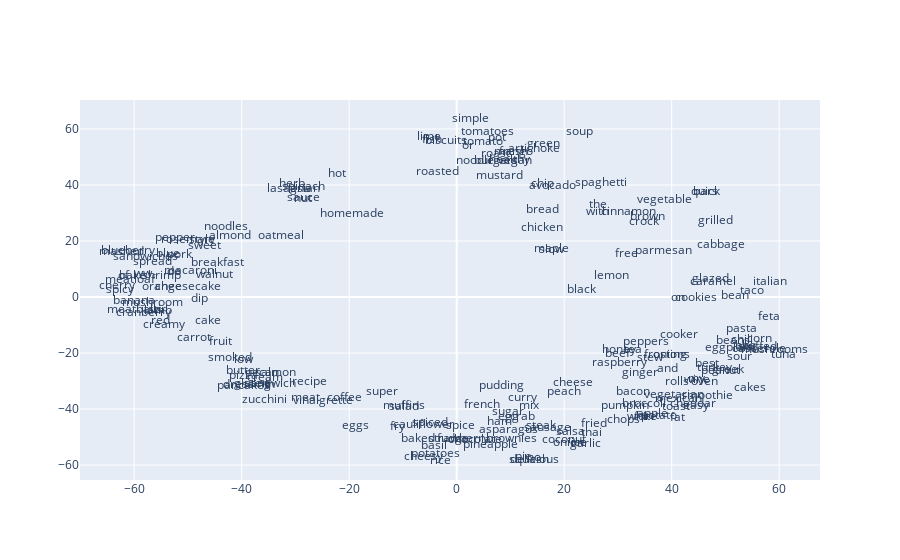

Here is the notebook cell this chart was saved with:
### Code cell
from sklearn.decomposition import IncrementalPCA    # inital reduction
from sklearn.manifold import TSNE                   # final reduction
import numpy as np                                  # array handling


def reduce_dimensions(model):
    num_dimensions = 2  # final num dimensions (2D, 3D, etc)

    # extract the words & their vectors, as numpy arrays
    vectors = np.asarray(model.wv.vectors)
    labels = np.asarray(model.wv.index_to_key)  # fixed-width numpy strings

    # reduce using t-SNE
    tsne = TSNE(n_components=num_dimensions, random_state=0)
    vectors = tsne.fit_transform(vectors)

    x_vals = [v[0] for v in vectors[600:800]]
    y_vals = [v[1] for v in vectors[600:800]]
    return x_vals, y_vals, labels


x_vals, y_vals, labels = reduce_dimensions(model)

def plot_with_plotly(x_vals, y_vals, labels, plot_in_notebook=True):
    from plotly.offline import init_notebook_mode, iplot, plot
    import plotly.graph_objs as go

    trace = go.Scatter(x=x_vals, y=y_vals, mode='text', text=labels)
    data = [trace]

    if plot_in_notebook:
        init_notebook_mode(connected=True)
        iplot(data, filename='word-embedding-plot')
    else:
        plot(data, filename='word-embedding-plot.html')


def plot_with_matplotlib(x_vals, y_vals, labels):
    import matplotlib.pyplot as plt
    import random

    random.seed(0)

    plt.figure(figsize=(12, 12))
    plt.scatter(x_vals, y_vals)

    #
    # Label randomly subsampled 25 data points
    #
    indices = list(range(len(labels)))
    selected_indices = random.sample(indices, 25)
    for i in selected_indices:
        plt.annotate(labels[i], (x_vals[i], y_vals[i]))

try:
    get_ipython()
except Exception:
    plot_function = plot_with_matplotlib
else:
    plot_function = plot_with_plotly

plot_function(x_vals, y_vals, labels)

### Figure 1 — Plotly figure (JSON) as saved in the notebook; plotly's stock layout.template omitted (floating-point values rounded to 4 significant figures; data arrays with more than 128 entries replaced by an {"elided": "..."} marker saying what was removed)
{"data": [{"mode": "text", "text": {"elided": "5036 str values"}, "type": "scatter", "x": {"elided": "200 float values"}, "y": {"elided": "200 float values"}}], "layout": {}}
